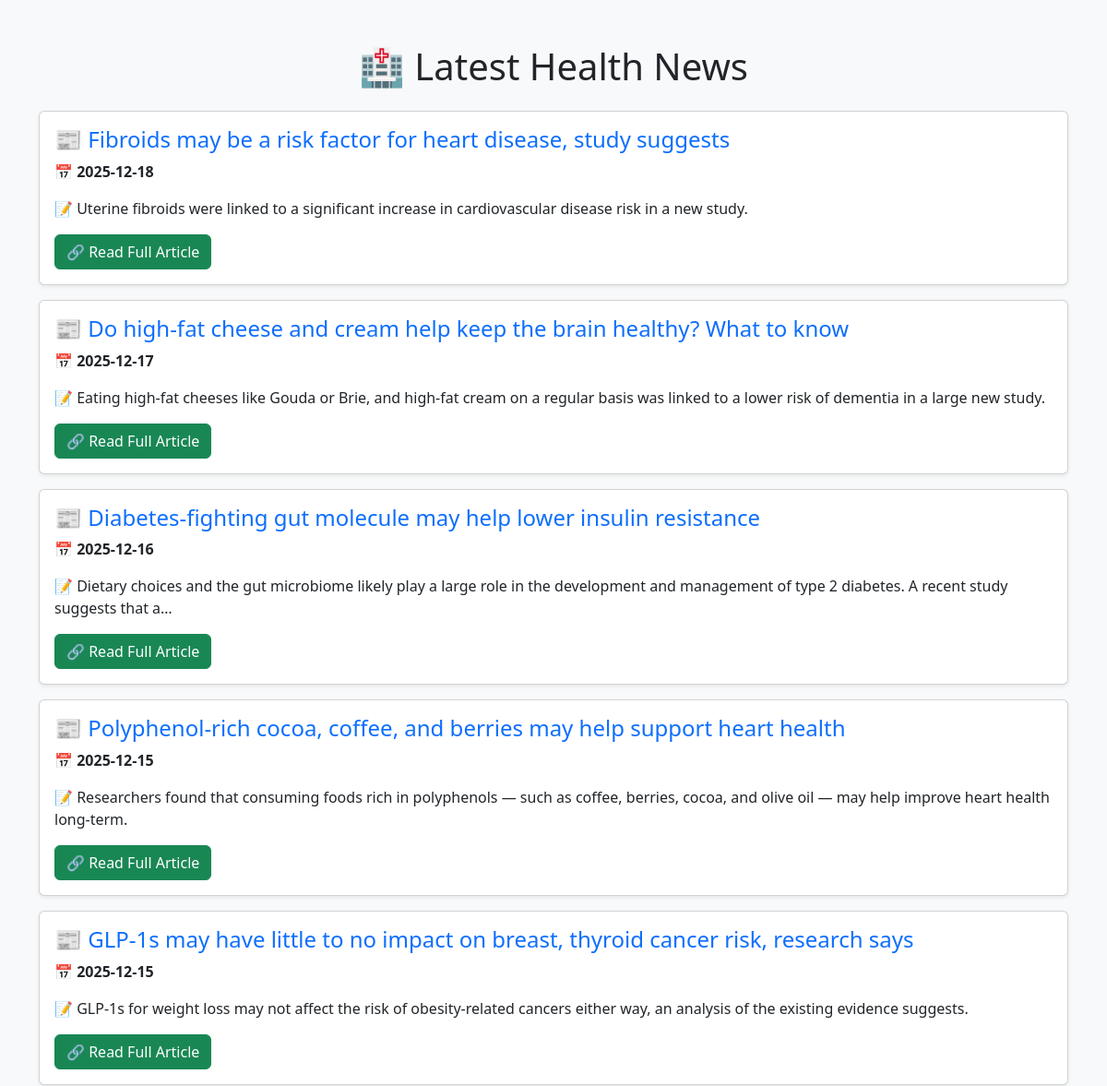
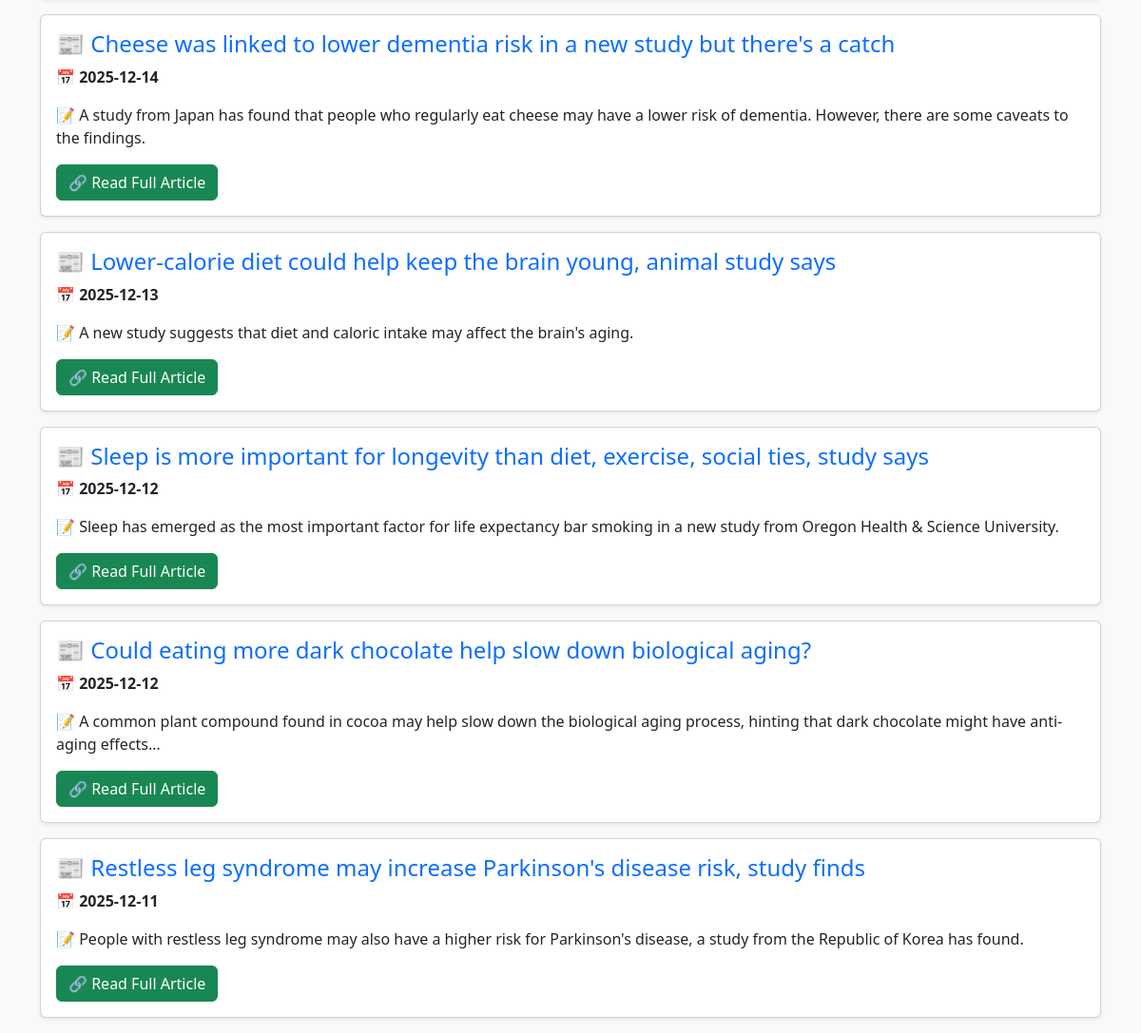
Before: / with the older database file (2 pictures, top to bottom).
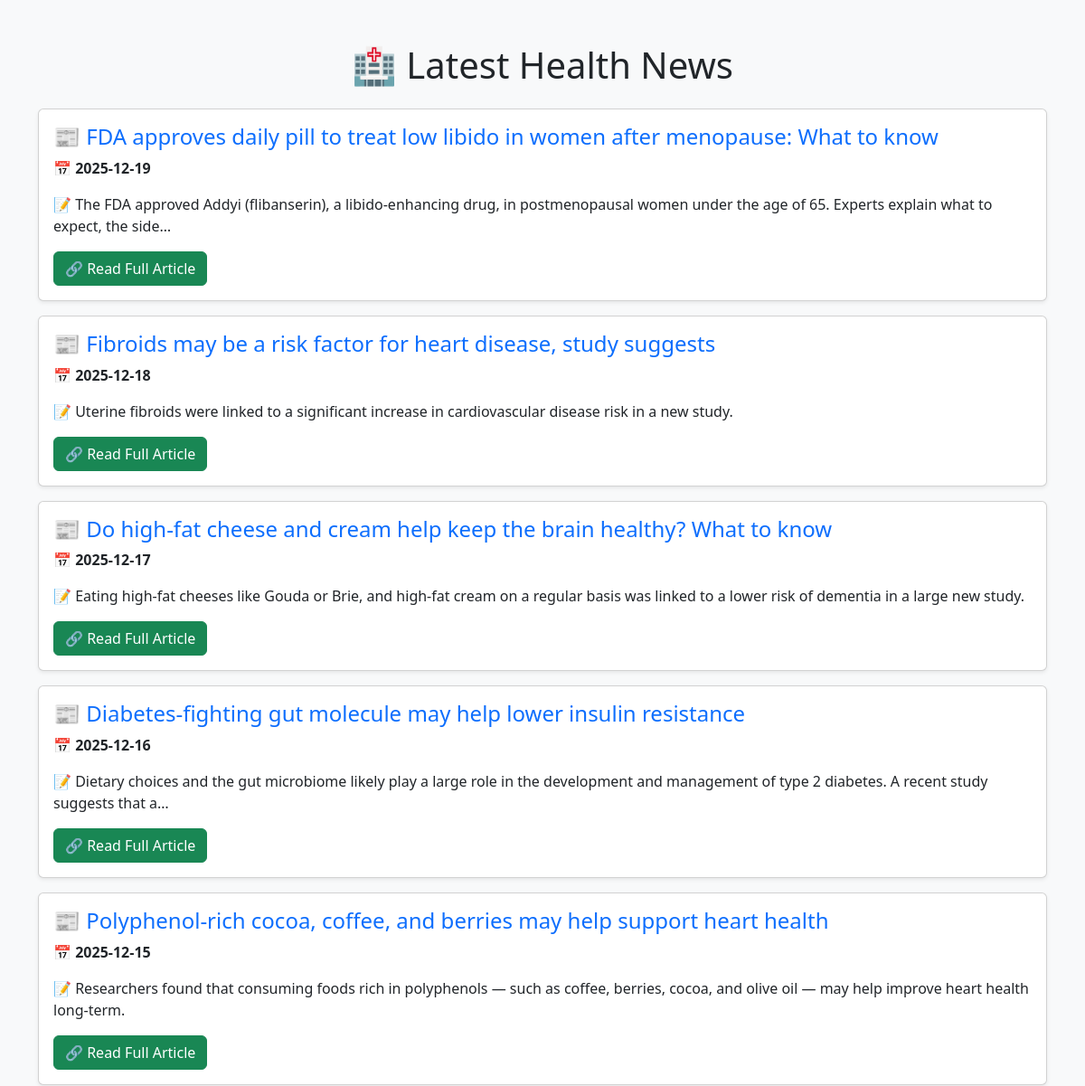
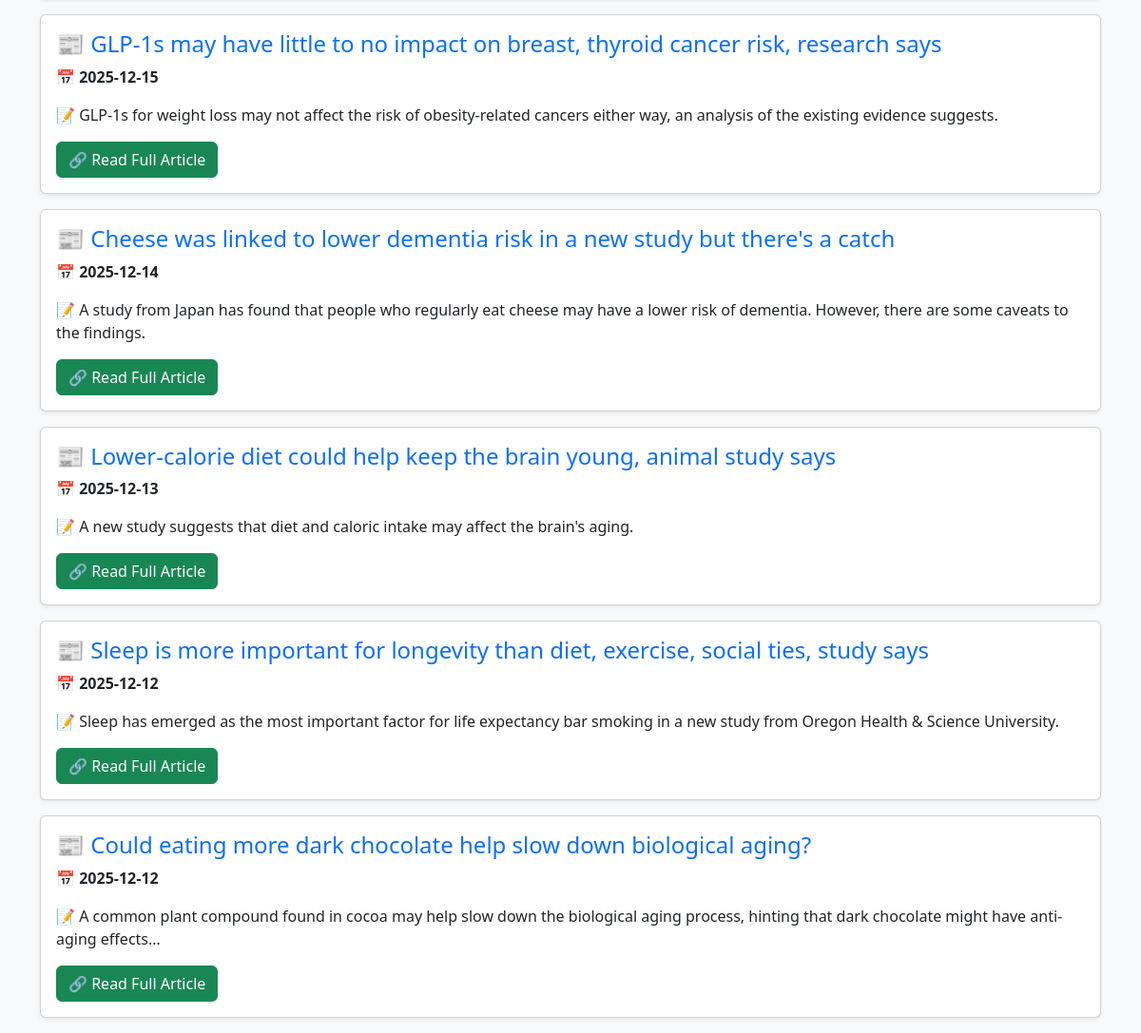
After: the same page with the newer database file (2 pictures, top to bottom).
### tables this page shows
CREATE TABLE news (
        id INTEGER PRIMARY KEY AUTOINCREMENT,
        date TEXT NOT NULL,
        title TEXT UNIQUE, 
        description TEXT,
        news_url TEXT
    );

### app.py (the view)
@app.route("/")
def index():
    page = request.args.get("page", 1, type=int)  # Get the current page number
    limit = 10  # Number of articles per page
    offset = (page - 1) * limit  # Calculate the offset
    news = fetch_news(limit, offset)
    return render_template("index.html", news=news, page=page)

### app.py (called while the page is built)
def fetch_news(limit=10, offset=0):
    conn = sqlite3.connect("health_news.db")
    cursor = conn.cursor()
    cursor.execute("SELECT date, title, description, news_url FROM news ORDER BY date DESC LIMIT ? OFFSET ?", (limit, offset))
    news_list = cursor.fetchall()
    conn.close()
    return news_list

### templates/index.html (shortened to what this page needs)
<!DOCTYPE html>
<html lang="en">
<head>
    <link href="https://cdn.jsdelivr.net/npm/bootstrap@5.3.0/dist/css/bootstrap.min.css" rel="stylesheet">
</head>
<body class="bg-light">
    <div class="container mt-5">
        <h1 class="text-center mb-4">🏥 Latest Health News</h1>
        {% for article in news %}
        <div class="card mb-3 shadow-sm">
            <div class="card-body">
                <h4 class="card-title text-primary">📰 {{ article[1] }}</h4>
                <p class="card-text">📅 <strong>{{ article[0] }}</strong></p>
                <p class="card-text">📝 {{ article[2] }}</p>
                <a href="{{ article[3] }}" class="btn btn-success" target="_blank">🔗 Read Full Article</a>
            </div>
        </div>
        {% endfor %}
    </div>
</body>
</html>

Changed rows visible on the page:
no longer on this page (row unchanged): news: title "Restless leg syndrome may increase Parkinson's disease risk, study finds", date "2025-12-11", description "People with restless leg syndrome may also have a higher risk for Parkinson's disease, a study from the Republic of Korea has found."
added news: title "FDA approves daily pill to treat low libido in women after menopause: What to know", date "2025-12-19", description "The FDA approved Addyi (flibanserin), a libido-enhancing drug, in postmenopausal women under the age of 65. Experts explain what to expect, the side…"
